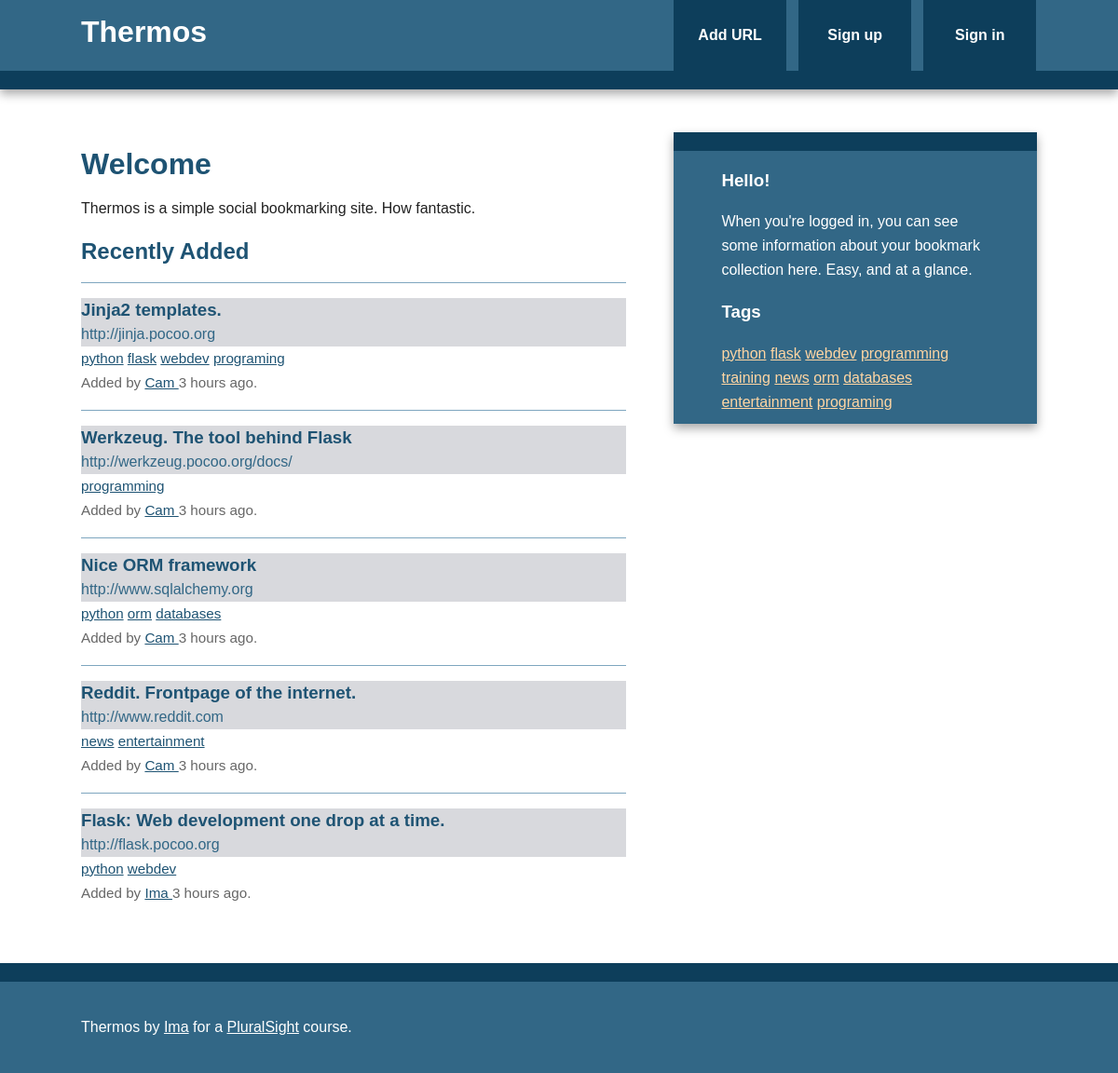
The page / on the database its author committed.
### thermos/models.py (models this page shows, shortened)
class Bookmark(db.Model):
    id = db.Column(db.Integer, primary_key=True)
    url = db.Column(db.Text, nullable=False)
    date = db.Column(db.DateTime, default=datetime.utcnow)
    description = db.Column(db.String(300))
    user_id = db.Column(db.Integer, db.ForeignKey('user.id'), nullable=False)
    _tags = db.relationship("Tag", secondary=tags, lazy='joined',
                            backref=db.backref("bookmarks", lazy="dynamic"))
    @staticmethod
    def newest(num):
        return Bookmark.query.order_by(desc(Bookmark.date)).limit(num)
    @property
    def tags(self):
        return ",".join([t.name for t in self._tags])
    @tags.setter
    def tags(self, string):
        if string:
            self._tags = [Tag.get_or_create(name) for name in string.split(',')]
        else:
            self._tags = []

class Tag(db.Model):
    id = db.Column(db.Integer, primary_key=True)
    name = db.Column(db.String(25), nullable=False, unique=True, index=True)
    @staticmethod
    def all():
        return Tag.query.all()
    def __repr__(self):
        return self.name

class User(db.Model, UserMixin):
    id = db.Column(db.Integer, primary_key=True)
    username = db.Column(db.String(80), unique=True)
    email = db.Column(db.String(120), unique=True)
    bookmarks = db.relationship('Bookmark', backref='user', lazy='dynamic')
    password_hash = db.Column(db.String)
    @property
    def password(self):
        raise AttributeError('password: write-only field')

### thermos/main/views.py (the view)
@main.route('/')
def index():
    return render_template('index.html', new_bookmarks=Bookmark.newest(5))

### thermos/main/views.py (called while the page is built)
@main.app_context_processor
def inject_tags():
    return dict(all_tags=Tag.all)

### thermos/templates/index.html (shortened to what this page needs)
{% extends "base.html" %}
{% block content %}
  <article>
    <header>
      <h1>Welcome</h1>
      <p>Thermos is a simple social bookmarking site.  How fantastic.</p>
    </header>
    <section>
      <h2>Recently Added</h2>
      {% if new_bookmarks.count() > 0 %}
        {% with bookmarks=new_bookmarks %}
          {% include "bookmark_list.html" %}
        {% endwith %}
      {% else %}
          No bookmarks have been added yet.
      {% endif %}
    </section>
  </article>
{% endblock %}

### thermos/templates/base.html (shortened to what this page needs)
<!doctype html>
<html class="no-js" lang="">
    <head>
        {% block styles %}
          <link rel="stylesheet" href="{{ url_for('static', filename='css/normalize.min.css') }}">
          <link rel="stylesheet" href="{{ url_for('static', filename='css/main.css') }}">
        {% endblock %}
    </head>
    <body>
        <div class="header-container">
            <header class="wrapper clearfix">
                <a href="{{ url_for('main.index') }}"><h1 class="title">Thermos</h1></a>
                <nav>
                    <ul>
                        <li><a href="{{url_for('bookmarks.add')}}">Add URL</a></li>
                        {% if current_user.is_authenticated %}
                          <li>
                            <a href="{{ url_for('bookmarks.user', username=current_user.username)}}">Bookmarks</a>
                          </li>
                          <li>
                            <a href="{{ url_for('auth.logout') }}">Sign out</a>
                          </li>
                        {% else %}
                          <li>
                            <a href="{{ url_for('auth.signup')}}">Sign up</a>
                          </li>
                          <li>
                            <a href="{{ url_for('auth.login') }}">Sign in</a>
                          </li>
                        {% endif %}
                    </ul>
                </nav>
            </header>
        </div>
        <div class="main-container">
            <div class="main wrapper clearfix">
              {% block content %}
              {% endblock %}
              {% block sidebar %}
              <aside>
                  {% if current_user.is_authenticated %}
                    <h3>Hello, {{ current_user.username }}!</h3>
                    <ul>
                      <li>You have {{ current_user.bookmarks.count()}} bookmarks so far!</li>
                    </ul>
                  {% else %}
                      <h3>Hello!</h3>
                      <p>
                        When you're logged in, you can see some information about your bookmark collection here.  Easy, and at a glance.
                      </p>
                  {% endif %}
                  <h3>Tags</h3>
                  {% for t in all_tags() %}
                    <a href="{{ url_for('bookmarks.tag', name=t) }}">{{t}}</a>
                  {% endfor %}
              </aside>
              {% endblock %}
            </div>
        </div>
        <div class="footer-container">
            <footer class="wrapper">
                <p>Thermos by <a href="http://blinkwink.org">Ima</a> for a <a href="http://pluralsight.com">PluralSight</a> course.</p>
            </footer>
        </div>
    </body>
</html>

### thermos/templates/bookmark_list.html
<ul class="bookmarks">
    {% for bookmark in bookmarks %}
        <li>
            {% include "bookmark.html" %}
        </li>
    {% endfor %}
</ul>

### thermos/templates/bookmark.html (shortened to what this page needs)
<div class="bookmark">
    <a class="header" href="{{ bookmark.url }}">
        <h3 class="description">
            {{ bookmark.description|truncate(50, killwords=True)}}
        </h3>
        <span class="url">
            {{ bookmark.url|truncate(50, killwords=True) }}
        </span>
    </a>
    <div class="info">
        <span class="tags">
            {% if bookmark.tags %}
                {% for t in bookmark._tags %}
                    <a href="{{url_for('bookmarks.tag', name=t)}}">{{ t }}</a>
                {% endfor %}
            {%else%}
                No tags.
            {% endif %}
        </span>
        <br>
        Added by <a href="{{ url_for('bookmarks.user', username=bookmark.user.username) }}">
            {{bookmark.user.username}}
        </a>
        {{ moment(bookmark.date).fromNow() }}.
    </div>
</div>

### thermos/static/css/main.css (style rules this page uses)
html, button, input, select, textarea { color: #222; }
html { font-size: 1em; line-height: 1.4; }
body { font: 16px/26px Helvetica, Helvetica Neue, Arial; }
.wrapper { width: 90%; margin: 0 5%; }
.header-container { border-bottom: 20px solid #0D3E5B; }
.footer-container, .main aside { border-top: 20px solid #0D3E5B; }
.header-container, .footer-container, .main aside { background: #326786; }
.title { color: white; }
nav ul { margin: 0; padding: 0; list-style-type: none; }
nav a { display: block; margin-bottom: 10px; padding: 15px 0; text-align: center; text-decoration: none; font-weight: bold; color: white; background: #0D3E5B; }
.main { padding: 30px 0; }
.main article h1 { font-size: 2em; }
.main aside { color: white; padding: 0px 5% 10px; }
.footer-container footer { color: white; padding: 20px 0; }
a, a:visited { color: #1E5373; }
h1, h2, h3, h4, h5, h6 { color: #1E5373; }
aside a { color: #FFD6A3; }
.main aside h3, footer h3, footer a, footer a:visited { color: white; }
section { clear: left; }
ul.bookmarks { list-style: none none; padding-left: 0; }
.bookmark { padding-bottom: .5em; border-top: 1px solid #7EA6BF; padding: 1em 0; }
a.header { color: #326786; text-decoration: none; background-color: #D8D9DD; display: block; }
a.header h3 { margin: 0 0; }
div.info { font-size: .95em; color: #666666; }
@media only screen and (min-width: 480px) { nav a { float: left; width: 27%; margin: 0 1.7%; padding: 25px 2%; margin-bottom: 0; } }
@media only screen and (min-width: 480px) { nav li:first-child a { margin-left: 0; } }
@media only screen and (min-width: 480px) { nav li:last-child a { margin-right: 0; } }
@media only screen and (min-width: 480px) { nav ul li { display: inline; } }
@media only screen and (min-width: 768px) { .header-container, .main aside { -webkit-box-shadow: 0 5px 10px #aaa; -moz-box-shadow: 0 5px 10px #aaa; box-shadow: 0 5px 10px #aaa; } }
@media only screen and (min-width: 768px) { .title { float: left; } }
@media only screen and (min-width: 768px) { nav { float: right; width: 38%; } }
@media only screen and (min-width: 768px) { .main article { float: left; width: 57%; } }
@media only screen and (min-width: 768px) { .main aside { float: right; width: 28%; } }
@media only screen and (min-width: 1140px) { .wrapper { width: 1026px; margin: 0 auto; } }
.clearfix:before, .clearfix:after { content: " "; display: table; }
.clearfix:after { clear: both; }
.clearfix { *zoom: 1; }

### rows shown on the page
Bookmark: description "Jinja2 templates.", url "http://jinja.pocoo.org", user.username "Cam", date "3 hours ago"
Tag: name "python"
Tag: name "flask"
Tag: name "webdev"
Tag: name "programing"
Bookmark: description "Werkzeug. The tool behind Flask", url "http://werkzeug.pocoo.org/docs/", user.username "Cam", date "3 hours ago"
Tag: name "programming"
Bookmark: description "Nice ORM framework", url "http://www.sqlalchemy.org", user.username "Cam", date "3 hours ago"
Tag: name "orm"
Tag: name "databases"
Bookmark: description "Reddit. Frontpage of the internet.", url "http://www.reddit.com", user.username "Cam", date "3 hours ago"
Tag: name "news"
Tag: name "entertainment"
Bookmark: description "Flask: Web development one drop at a time.", url "http://flask.pocoo.org", user.username "Ima", date "3 hours ago"
Tag: name "training"
